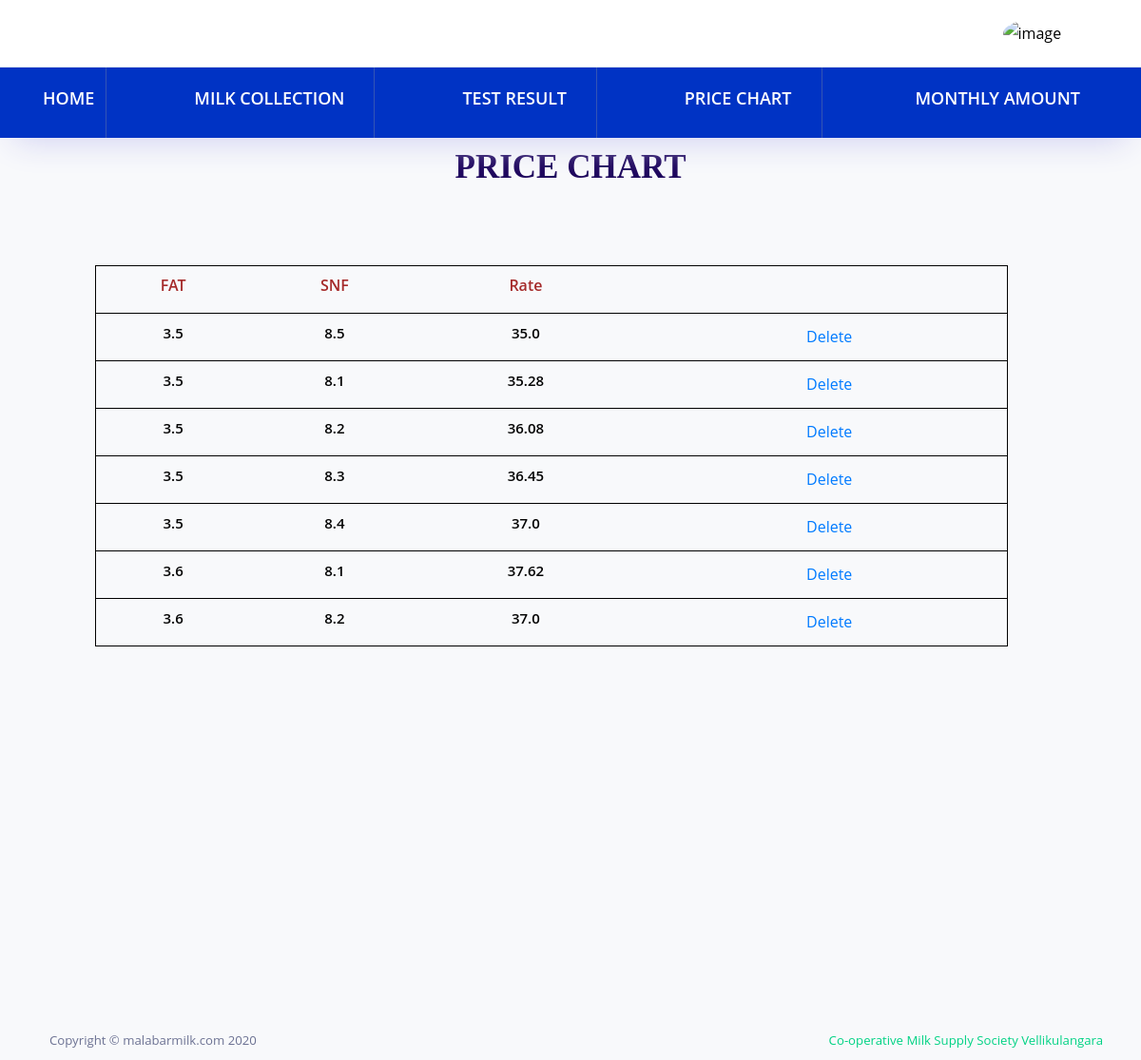
The page /empapp/viewpc/ on the database its author committed.
### empapp/models.py (models this page shows)
class pricechart(models.Model):
    fat = models.FloatField(null=True, blank=True)
    snf = models.FloatField(null=True, blank=True)
    rate = models.FloatField(null=True, blank=True)

### empapp/views.py (the view)
# urls.py: path('viewpc/', views.viewpc, name="viewpc"),
def viewpc(req):
    data = pricechart.objects.all()
    return render(req, "viewpricechart.html", {'data': data})

### empapp/templates/viewpricechart.html (shortened to what this page needs)
<!DOCTYPE html>
{% extends 'milkcollectorhome.html' %}
{% load static %}
{% block content %}
<html lang="en">
<head>
</head>
<body>
<div>
            <h1 style="color:rgb(28, 4, 92);font-family: 'Times New Roman', Times, serif;
            font-weight: bold;padding-top:10px;text-align:center;">
            PRICE CHART</h1></div><br><br>
<table width="80%" style="margin-left:100px;margin-top:30px;border:1px solid black;margin-bottom:100px;">
    <tr style="border:1px solid black;text-align:center;">
        <td><h5 style="color:brown;">FAT</h5></td>
        <td><h5 style="color:brown;">SNF</h5></td>
        <td><h5 style="color:brown;">Rate</h5></td>
    </tr>
{% for i in data %}
    <tr style="border:1px solid black;text-align:center;">
        <td><h6>{{i.fat}}</h6></td>
        <td><h6>{{i.snf}}</h6></td>
        <td><h6>{{i.rate}}</h6></td>
        <td>  <a href="{% url 'pcdlt' dataid=i.id %}" style="margin-left:20px;">Delete</a>
    </tr>
{% endfor %}
</table>
</body>
</html>
{% endblock %}

### empapp/templates/viewpricechart.html (style rules this page uses)
td { height:50px; }

### rows shown on the page
pricechart: fat "3.5", snf "8.5", rate "35.0"
pricechart: fat "3.5", snf "8.1", rate "35.28"
pricechart: fat "3.5", snf "8.2", rate "36.08"
pricechart: fat "3.5", snf "8.3", rate "36.45"
pricechart: fat "3.5", snf "8.4", rate "37.0"
pricechart: fat "3.6", snf "8.1", rate "37.62"
pricechart: fat "3.6", snf "8.2", rate "37.0"
